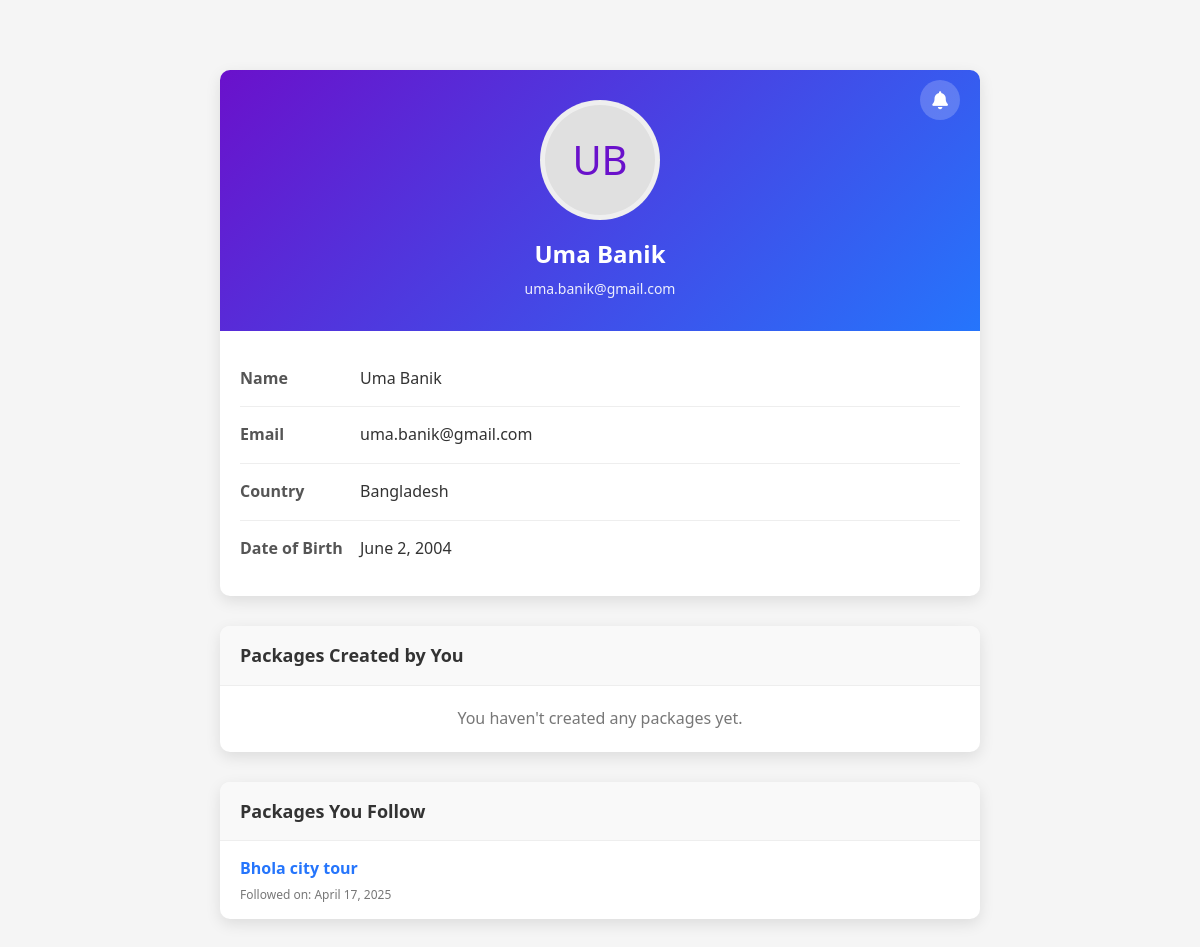
Screenshot of /Shadhin-experiment/profile.php (signed in) with the database file from the repository.
### tables this page shows
CREATE TABLE `user` (
  `id` int(11) NOT NULL,
  `name` varchar(255) NOT NULL,
  `email` varchar(255) NOT NULL,
  `password` varchar(255) NOT NULL,
  `dob` date NOT NULL,
  `country` varchar(100) NOT NULL
);

CREATE TABLE `package_followers` (
  `package_id` int(11) NOT NULL,
  `user_id` int(11) NOT NULL,
  `time` timestamp NOT NULL DEFAULT current_timestamp()
);

CREATE TABLE `packages` (
  `package_id` int(11) NOT NULL,
  `package_name` varchar(255) NOT NULL,
  `publish_time` timestamp NOT NULL DEFAULT current_timestamp(),
  `build_by` int(11) NOT NULL,
  `status` varchar(255) NOT NULL DEFAULT 'pending',
  `details` varchar(2000) NOT NULL,
  `image` varchar(255) NOT NULL DEFAULT 'unknown.jpg',
  `rejection_feedback` varchar(1000) NOT NULL
);

### Shadhin-experiment/profile.php (the view, shortened to what this page needs)
<?php
$userId = $_SESSION['user_id'] ?? 'unknown';
$db = Database::getInstance();
$conn = $db->getConnection();
function getUserData($conn, $userId) {
    $query = "SELECT id, name, email, dob, country FROM user WHERE id = ?";
    $stmt = $conn->prepare($query);
    $stmt->execute([$userId]);
    if ($stmt->rowCount() > 0) {
        return $stmt->fetch(PDO::FETCH_ASSOC);
    } else {
        return null;
    }
}
function getCreatedPackages($conn, $userId) {
    $query = "SELECT package_id, package_name, publish_time, status, rejection_feedback FROM packages WHERE build_by = ?";
    $stmt = $conn->prepare($query);
    $stmt->execute([$userId]);
    $packages = [];
    return $packages;
}
function getFollowedPackages($conn, $userId) {
    $query = "SELECT p.package_id, p.package_name, pf.time
              FROM package_followers pf
              JOIN packages p ON pf.package_id = p.package_id
              WHERE pf.user_id = ?";
    $stmt = $conn->prepare($query);
    $stmt->execute([$userId]);
    $packages = [];
    while ($row = $stmt->fetch(PDO::FETCH_ASSOC)) {
        $packages[] = $row;
    }
    return $packages;
}
$userData = getUserData($conn, $userId);
$createdPackages = getCreatedPackages($conn, $userId);
$followedPackages = getFollowedPackages($conn, $userId);
function getInitials($name) {
    $words = explode(' ', $name);
    $initials = '';
    foreach ($words as $word) {
        $initials .= strtoupper(substr($word, 0, 1));
    }
    return $initials;
}
function formatDate($dateString, $includeTime = false) {
    $date = new DateTime($dateString);
    return $includeTime ? $date->format('M j, Y g:i A') : $date->format('F j, Y');
}
?>
<!DOCTYPE html>
<html lang="en">
<head>
    <link rel="stylesheet" href="https://cdnjs.cloudflare.com/ajax/libs/font-awesome/6.4.0/css/all.min.css">
    <link rel="stylesheet" type="text/css" href="profile.css?v=<?php echo time(); ?>">
</head>
<body>
    <div class="container">
        <?php if ($userData): ?>
        <div class="profile-card">
            <div class="profile-header">
                <div class="notification-container">
                    <div class="notification-icon" id="notificationIcon">
                        <i class="fas fa-bell" style="color: white; font-size: 18px;"></i>
                    </div>
                </div>
                <div class="profile-img"><?php echo getInitials($userData['name']); ?></div>
                <h2 class="profile-name"><?php echo htmlspecialchars($userData['name']); ?></h2>
                <p class="profile-email"><?php echo htmlspecialchars($userData['email']); ?></p>
            </div>
            <div class="profile-details">
                <div class="detail-item">
                    <div class="detail-label">Name</div>
                    <div class="detail-value"><?php echo htmlspecialchars($userData['name']); ?></div>
                </div>
                <div class="detail-item">
                    <div class="detail-label">Email</div>
                    <div class="detail-value"><?php echo htmlspecialchars($userData['email']); ?></div>
                </div>
                <div class="detail-item">
                    <div class="detail-label">Country</div>
                    <div class="detail-value"><?php echo htmlspecialchars($userData['country']); ?></div>
                </div>
                <div class="detail-item">
                    <div class="detail-label">Date of Birth</div>
                    <div class="detail-value"><?php echo formatDate($userData['dob']); ?></div>
                </div>
            </div>
        </div>
        <div class="section-card">
            <div class="section-title">Packages Created by You</div>
            <div class="section-content">
                <?php if (count($createdPackages) > 0): ?>
                    <?php foreach ($createdPackages as $package): ?>
                        <div class="package-item">
                            <div class="package-info">
                                <a href="package.php?id=<?php echo $package['package_id']; ?>" class="package-name">
                                    <?php echo htmlspecialchars($package['package_name']); ?>
                                </a>
                                <div class="package-date">Created on: <?php echo formatDate($package['publish_time']); ?></div>
                                <div class="package-status <?php echo $package['status']; ?>">
                                    Status: <?php echo ucfirst($package['status']); ?>
                                </div>
                                <?php if ($package['status'] == 'rejected' && !empty($package['rejection_feedback'])): ?>
                                <div class="rejection-feedback">
                                    <i class="fas fa-info-circle"></i> Feedback: <?php echo htmlspecialchars($package['rejection_feedback']); ?>
                                </div>
                                <?php endif; ?>
                            </div>
                            <div>
                                <a href="buildAndShare.php?id=<?php echo $package['package_id']; ?>" class="btn btn-small">
                                    <?php echo ($package['status'] == 'rejected') ? 'Edit & Resubmit' : 'Edit'; ?>
                                </a>
                            </div>
                        </div>
                    <?php endforeach; ?>
                <?php else: ?>
                    <div class="no-packages">You haven't created any packages yet.</div>
                <?php endif; ?>
            </div>
        </div>
        <div class="section-card">
            <div class="section-title">Packages You Follow</div>
            <div class="section-content">
                <?php if (count($followedPackages) > 0): ?>
                    <?php foreach ($followedPackages as $package): ?>
                        <div class="package-item">
                            <div class="package-info">
                                <a href="package.php?id=<?php echo $package['package_id']; ?>" class="package-name">
                                    <?php echo htmlspecialchars($package['package_name']); ?>
                                </a>
                                <div class="package-date">Followed on: <?php echo formatDate($package['time']); ?></div>
                            </div>
                        </div>
                    <?php endforeach; ?>
                <?php else: ?>
                    <div class="no-packages">You're not following any packages.</div>
                <?php endif; ?>
            </div>
        </div>
        <?php else: ?>
            <div class="error">User not found!</div>
        <?php endif; ?>
    </div>
</body>
</html>

### Shadhin-experiment/profile.css (style rules this page uses)
* { margin: 0; padding: 0; box-sizing: border-box; font-family: 'Segoe UI', Tahoma, Geneva, Verdana, sans-serif; }
body { background-color: #f5f5f5; color: #333; line-height: 1.6; }
.container { max-width: 800px; margin: 50px auto; padding: 20px; position: relative; }
.profile-card { background-color: #fff; border-radius: 10px; box-shadow: 0 5px 15px rgba(0, 0, 0, 0.1); overflow: hidden; margin-bottom: 30px; }
.profile-header { background: linear-gradient(135deg, #6a11cb 0%, #2575fc 100%); color: white; padding: 30px 20px; text-align: center; position: relative; }
.profile-img { width: 120px; height: 120px; border-radius: 50%; border: 5px solid rgba(255, 255, 255, 0.5); margin: 0 auto 15px; display: flex; align-items: center; justify-content: center; background-color: #e0e0e0; font-size: 40px; color: #6a11cb; }
.profile-name { font-size: 24px; font-weight: 600; margin-bottom: 5px; }
.profile-email { font-size: 14px; opacity: 0.9; }
.profile-details { padding: 20px; }
.detail-item { padding: 15px 0; border-bottom: 1px solid #eee; display: flex; }
.detail-item:last-child { border-bottom: none; }
.detail-label { font-weight: 600; width: 120px; color: #555; }
.detail-value { flex: 1; }
.section-card { background-color: #fff; border-radius: 10px; box-shadow: 0 5px 15px rgba(0, 0, 0, 0.1); overflow: hidden; margin-bottom: 30px; }
.section-title { padding: 15px 20px; font-size: 18px; font-weight: 600; background-color: #f9f9f9; border-bottom: 1px solid #eee; color: #333; }
.section-content { padding: 0; }
.package-item { padding: 15px 20px; border-bottom: 1px solid #eee; display: flex; justify-content: space-between; align-items: center; }
.package-item:last-child { border-bottom: none; }
.package-info { flex: 1; }
.package-name { font-weight: 600; color: #2575fc; text-decoration: none; font-size: 16px; }
.package-date, .package-status { font-size: 12px; color: #777; margin-top: 3px; }
.no-packages { padding: 20px; text-align: center; color: #777; }
.notification-container { position: absolute; top: 10px; right: 20px; }
.notification-icon { background-color: rgba(255, 255, 255, 0.2); width: 40px; height: 40px; border-radius: 50%; display: flex; align-items: center; justify-content: center; cursor: pointer; position: relative; transition: background-color 0.3s; }

### rows the page displays
user: name "UB", name "Uma Banik", email "uma.banik@gmail.com", country "Bangladesh", dob "June 2, 2004"
package_followers: package.package_name "Bhola city tour", time "April 17, 2025"
